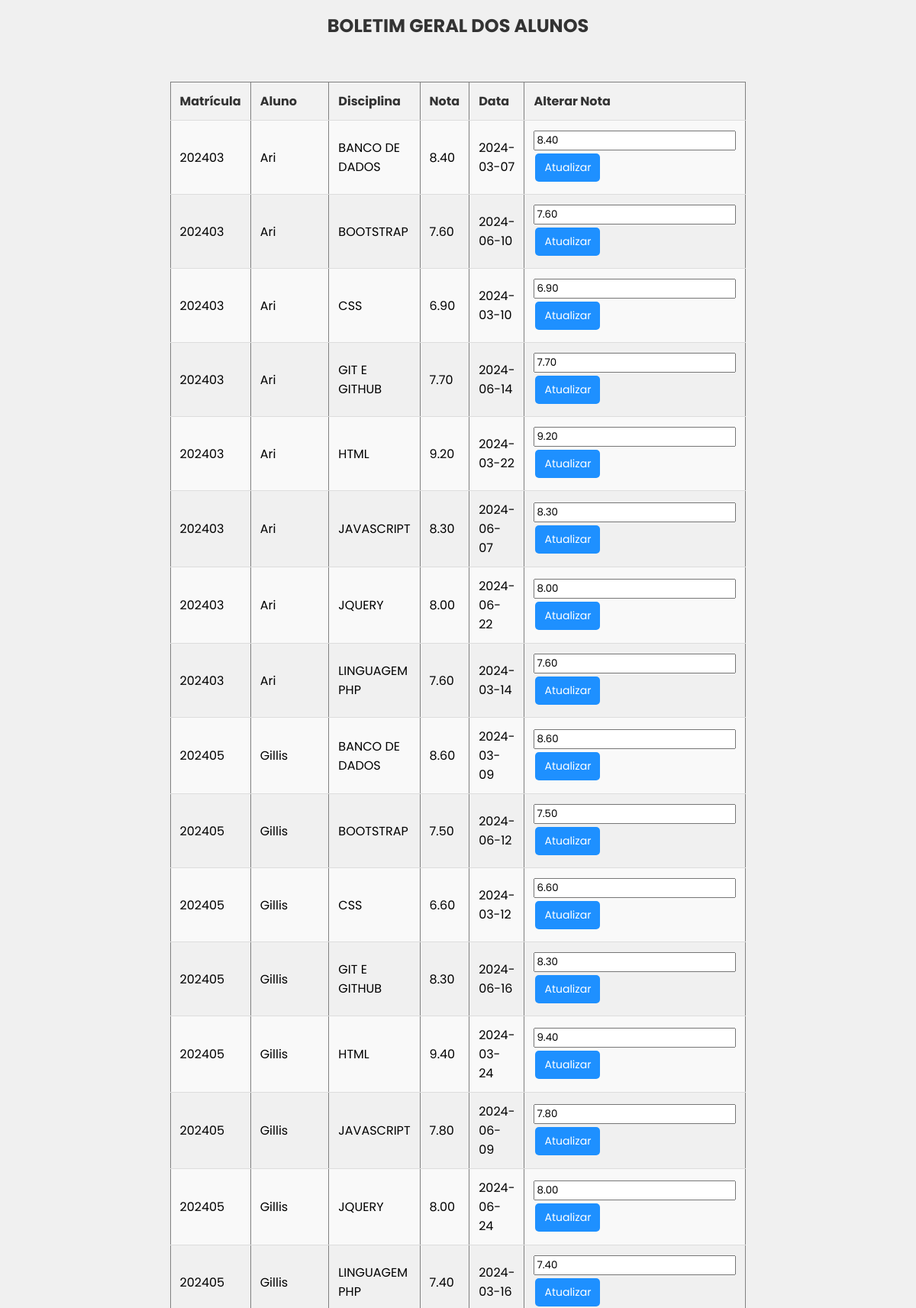
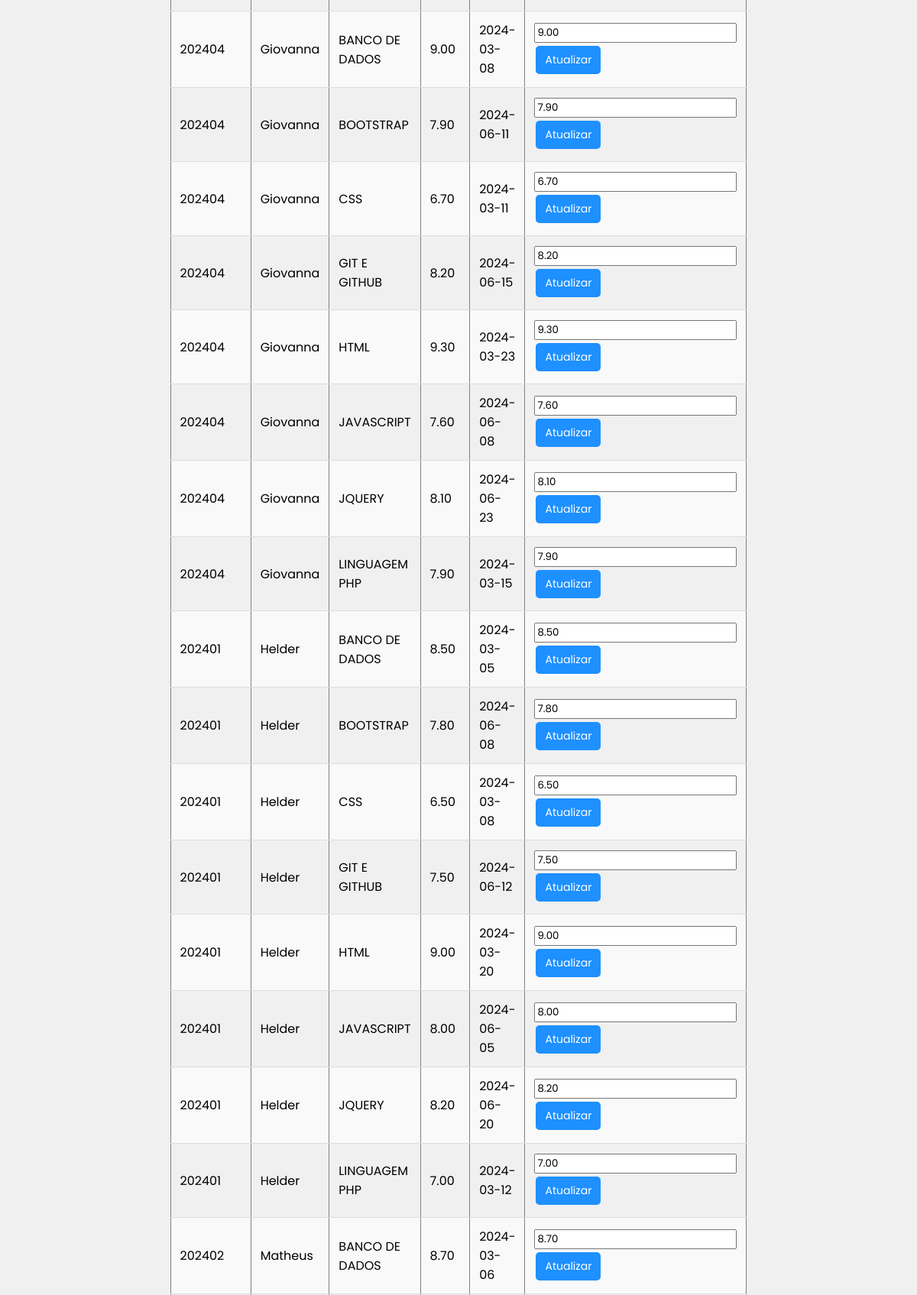
/notas_adm.php (signed in, upper part), run on the app's committed database (2 pictures, top to bottom).
### tables this page shows
CREATE TABLE notas (
  id INT NOT NULL AUTO_INCREMENT,
  nota DECIMAL(5,2) NOT NULL,
  dataL DATE NOT NULL,
  fk_aluno INT NOT NULL,
  fk_prof INT NOT NULL,
  fk_disc INT NOT NULL,
  PRIMARY KEY (id),
  FOREIGN KEY (fk_aluno) REFERENCES alunos (id) ON DELETE CASCADE,
  FOREIGN KEY (fk_prof) REFERENCES professores (id) ON DELETE CASCADE,
  FOREIGN KEY (fk_disc) REFERENCES disciplinas (id) ON DELETE CASCADE
);

CREATE TABLE alunos (
  id INT NOT NULL AUTO_INCREMENT,
  matricula INT NOT NULL UNIQUE,
  fk_user INT NOT NULL,
  PRIMARY KEY (id),
  FOREIGN KEY (fk_user) REFERENCES usuarios (id) ON DELETE CASCADE
);

CREATE TABLE usuarios (
  id INT NOT NULL AUTO_INCREMENT,
  nome VARCHAR(40) NOT NULL,
  email VARCHAR(50) UNIQUE NOT NULL,
  idade INT NOT NULL,
  cpf VARCHAR(14) UNIQUE NOT NULL,
  senha VARCHAR(255) NOT NULL,
  tipo ENUM('Professor','Aluno', "Administrador") NOT NULL,
  PRIMARY KEY (id)
);

CREATE TABLE disciplinas (
  id INT NOT NULL AUTO_INCREMENT,
  nome VARCHAR(30) NOT NULL,
  descricao TEXT,
  imagem VARCHAR(255),
  PRIMARY KEY (id)
  );

### notas_adm.php (the view, shortened to what this page needs)
<!DOCTYPE html>
<html lang="pt-br">
<head>
    <link rel="stylesheet" href="Style/notas.css">
</head>
<body>
    <h1>BOLETIM GERAL DOS ALUNOS</h1>
    <br> <br>
    <div class="containerTable">
    <?php
    include("conexao.php");
    $sql = "SELECT
    alunos.matricula,
    usuarios.nome AS aluno,
    disciplinas.nome AS disciplina,
    turmas.nome AS turma,
    notas.nota,
    notas.dataL,
    notas.id AS nota_id
FROM notas
INNER JOIN alunos ON notas.fk_aluno = alunos.id
INNER JOIN usuarios ON alunos.fk_user = usuarios.id
INNER JOIN disciplinas ON notas.fk_disc = disciplinas.id
INNER JOIN turma_alunos ON turma_alunos.fk_aluno = alunos.id
INNER JOIN turmas ON turma_alunos.fk_turma = turmas.id
ORDER BY turma, aluno, disciplina;
";
    $consulta = mysqli_query($connection, $sql);
    if ($consulta) {
        if (mysqli_num_rows($consulta) > 0) {
            echo "<table border='1'>";
            echo "<tr>
                    <th>Matrícula</th>
                    <th>Aluno</th>
                    <th>Disciplina</th>
                    <th>Nota</th>
                    <th>Data</th>
                    <th>Alterar Nota</th>
                  </tr>";
            while ($row = mysqli_fetch_assoc($consulta)) {
                $matricula = htmlspecialchars($row['matricula']);
                $aluno = htmlspecialchars($row['aluno']);
                $disciplina = htmlspecialchars($row['disciplina']);
                $nota = htmlspecialchars($row['nota']);
                $data = htmlspecialchars($row['dataL']);
                $nota_id = htmlspecialchars($row['nota_id']);
                echo "<tr>";
                echo "<td>$matricula</td>";
                echo "<td>$aluno</td>";
                echo "<td>$disciplina</td>";
                echo "<td>$nota</td>";
                echo "<td>$data</td>";
                echo "<td>
                        <form action='editar.php' method='post'>
                            <input type='hidden' name='nota_id' value='$nota_id'>
                            <input type='text' name='nova_nota' value='$nota'>
                            <button type='submit'>Atualizar</button>
                        </form>
                      </td>";
                echo "</tr>";
            }
            echo "</table>";
        } else {
            echo "Nenhum resultado encontrado.";
        }
    } else {
        echo "Erro na consulta: " . htmlspecialchars(mysqli_errno($connection)) . " - " . htmlspecialchars(mysqli_error($connection));
    }
    ?>
    </div>
    <br><br>
</body>
</html>

### Style/notas.css (style rules this page uses)
* { font-family: "poppins", sans-serif; }
body { font-family: Arial, sans-serif; background-color: #f0f0f0; }
h1 { color: #333; font-size: 24px; margin-bottom: 20px; text-align: center; }
table { width: 60%; border-collapse: collapse; margin-bottom: 20px; }
th, td { padding: 12px; text-align: left; border-bottom: 1px solid #ddd; }
th { background-color: #f2f2f2; color: #333; }
tr:nth-child(even) { background-color: #f9f9f9; }
button { background-color: dodgerblue; color: white; border: none; padding: 8px 12px; text-align: center; text-decoration: none; display: inline-block; font-size: 14px; margin: 4px 2px; cursor: pointer; border-radius: 5px; }
.containerTable { display: flex; align-items: center; justify-content: center; }

### data on the page
notas: fk_aluno.matricula "202403", usuarios.nome "Ari", fk_disc.nome "BANCO DE DADOS", nota "8.40", dataL "2024-03-07", nova_nota "8.40"
notas: fk_aluno.matricula "202403", usuarios.nome "Ari", fk_disc.nome "BOOTSTRAP", nota "7.60", dataL "2024-06-10", nova_nota "7.60"
notas: fk_aluno.matricula "202403", usuarios.nome "Ari", fk_disc.nome "CSS", nota "6.90", dataL "2024-03-10", nova_nota "6.90"
notas: fk_aluno.matricula "202403", usuarios.nome "Ari", fk_disc.nome "GIT E GITHUB", nota "7.70", dataL "2024-06-14", nova_nota "7.70"
notas: fk_aluno.matricula "202403", usuarios.nome "Ari", fk_disc.nome "HTML", nota "9.20", dataL "2024-03-22", nova_nota "9.20"
notas: fk_aluno.matricula "202403", usuarios.nome "Ari", fk_disc.nome "JAVASCRIPT", nota "8.30", dataL "2024-06-07", nova_nota "8.30"
notas: fk_aluno.matricula "202403", usuarios.nome "Ari", fk_disc.nome "JQUERY", nota "8.00", dataL "2024-06-22", nova_nota "8.00"
notas: fk_aluno.matricula "202403", usuarios.nome "Ari", fk_disc.nome "LINGUAGEM PHP", nota "7.60", dataL "2024-03-14", nova_nota "7.60"
notas: fk_aluno.matricula "202405", usuarios.nome "Gillis", fk_disc.nome "BANCO DE DADOS", nota "8.60", dataL "2024-03-09", nova_nota "8.60"
notas: fk_aluno.matricula "202405", usuarios.nome "Gillis", fk_disc.nome "BOOTSTRAP", nota "7.50", dataL "2024-06-12", nova_nota "7.50"
notas: fk_aluno.matricula "202405", usuarios.nome "Gillis", fk_disc.nome "CSS", nota "6.60", dataL "2024-03-12", nova_nota "6.60"
notas: fk_aluno.matricula "202405", usuarios.nome "Gillis", fk_disc.nome "GIT E GITHUB", nota "8.30", dataL "2024-06-16", nova_nota "8.30"
notas: fk_aluno.matricula "202405", usuarios.nome "Gillis", fk_disc.nome "HTML", nota "9.40", dataL "2024-03-24", nova_nota "9.40"
notas: fk_aluno.matricula "202405", usuarios.nome "Gillis", fk_disc.nome "JAVASCRIPT", nota "7.80", dataL "2024-06-09", nova_nota "7.80"
notas: fk_aluno.matricula "202405", usuarios.nome "Gillis", fk_disc.nome "JQUERY", nota "8.00", dataL "2024-06-24", nova_nota "8.00"
notas: fk_aluno.matricula "202405", usuarios.nome "Gillis", fk_disc.nome "LINGUAGEM PHP", nota "7.40", dataL "2024-03-16", nova_nota "7.40"
notas: fk_aluno.matricula "202404", usuarios.nome "Giovanna", fk_disc.nome "BANCO DE DADOS", nota "9.00", dataL "2024-03-08", nova_nota "9.00"
notas: fk_aluno.matricula "202404", usuarios.nome "Giovanna", fk_disc.nome "BOOTSTRAP", nota "7.90", dataL "2024-06-11", nova_nota "7.90"
notas: fk_aluno.matricula "202404", usuarios.nome "Giovanna", fk_disc.nome "CSS", nota "6.70", dataL "2024-03-11", nova_nota "6.70"
notas: fk_aluno.matricula "202404", usuarios.nome "Giovanna", fk_disc.nome "GIT E GITHUB", nota "8.20", dataL "2024-06-15", nova_nota "8.20"
notas: fk_aluno.matricula "202404", usuarios.nome "Giovanna", fk_disc.nome "HTML", nota "9.30", dataL "2024-03-23", nova_nota "9.30"
notas: fk_aluno.matricula "202404", usuarios.nome "Giovanna", fk_disc.nome "JAVASCRIPT", nota "7.60", dataL "2024-06-08", nova_nota "7.60"
notas: fk_aluno.matricula "202404", usuarios.nome "Giovanna", fk_disc.nome "JQUERY", nota "8.10", dataL "2024-06-23", nova_nota "8.10"
notas: fk_aluno.matricula "202404", usuarios.nome "Giovanna", fk_disc.nome "LINGUAGEM PHP", nota "7.90", dataL "2024-03-15", nova_nota "7.90"
notas: fk_aluno.matricula "202401", usuarios.nome "Helder", fk_disc.nome "BANCO DE DADOS", nota "8.50", dataL "2024-03-05", nova_nota "8.50"
notas: fk_aluno.matricula "202401", usuarios.nome "Helder", fk_disc.nome "BOOTSTRAP", nota "7.80", dataL "2024-06-08", nova_nota "7.80"
notas: fk_aluno.matricula "202401", usuarios.nome "Helder", fk_disc.nome "CSS", nota "6.50", dataL "2024-03-08", nova_nota "6.50"
notas: fk_aluno.matricula "202401", usuarios.nome "Helder", fk_disc.nome "GIT E GITHUB", nota "7.50", dataL "2024-06-12", nova_nota "7.50"
notas: fk_aluno.matricula "202401", usuarios.nome "Helder", fk_disc.nome "HTML", nota "9.00", dataL "2024-03-20", nova_nota "9.00"
notas: fk_aluno.matricula "202401", usuarios.nome "Helder", fk_disc.nome "JAVASCRIPT", nota "8.00", dataL "2024-06-05", nova_nota "8.00"
notas: fk_aluno.matricula "202401", usuarios.nome "Helder", fk_disc.nome "JQUERY", nota "8.20", dataL "2024-06-20", nova_nota "8.20"
notas: fk_aluno.matricula "202401", usuarios.nome "Helder", fk_disc.nome "LINGUAGEM PHP", nota "7.00", dataL "2024-03-12", nova_nota "7.00"
notas: fk_aluno.matricula "202402", usuarios.nome "Matheus", fk_disc.nome "BANCO DE DADOS", nota "8.70", dataL "2024-03-06", nova_nota "8.70"
